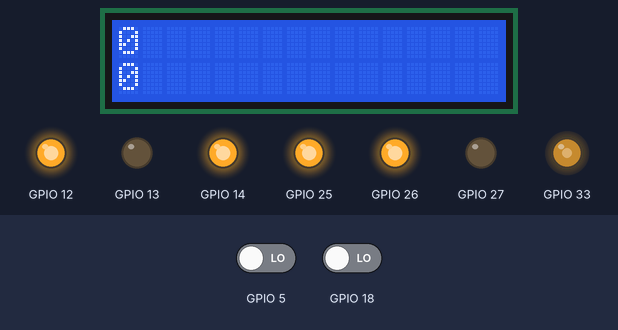
This sketch was run on a simulated ESP32. Shown: 16×2 character LCD, output pins drawn as LEDs (lit = HIGH). Inputs (shaded band) come from the test bench; at power-on: GPIO 5 LOW, GPIO 18 LOW. What the sketch prints to the serial monitor is not drawn.

Above: at 1.3 s.
1.4 s: GPIO 5 driven HIGH
At 3.1 s:
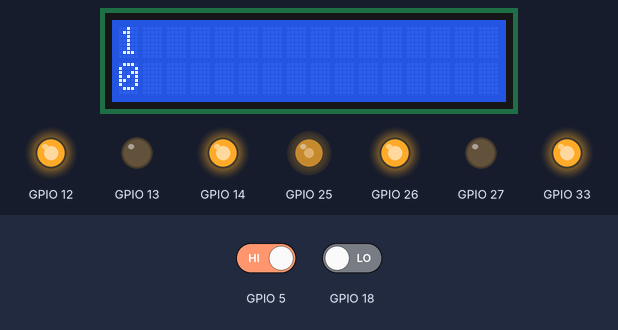
At 4.1 s:
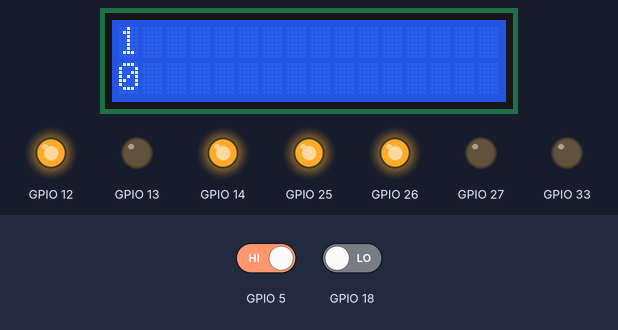
4.4 s: GPIO 18 driven HIGH
At 6.3 s:
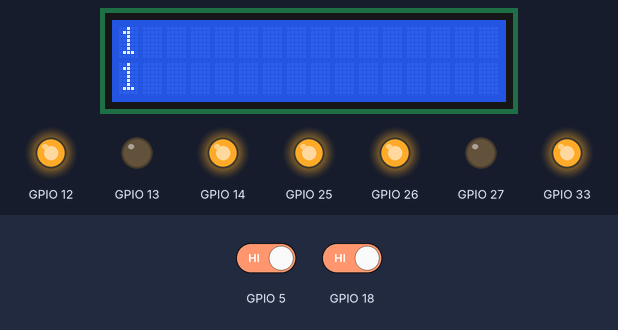
Timing chart, 0 to 13.4 s (numbered marks = the images above; inputs shaded):
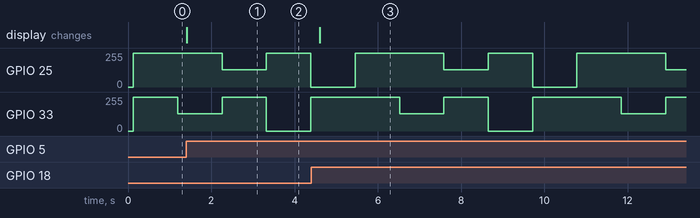

The sketch:

test_compile.ino
```cpp
#include <Arduino.h>
#include <module_driver.hpp>
#include <module_ir.hpp>
#include <module_lcd.hpp>
#include <module_timer.hpp>
#include <module_encoder.hpp>
#include <config.hpp>

portMUX_TYPE mux = portMUX_INITIALIZER_UNLOCKED;

Driver *driver;
IrArray *irArray;
Lcd *lcd;
Timer *timer;
Encoder *encoderL;
Encoder *encoderR;

void setup() {
    Serial.begin(115200);
    driver = new Driver();
    irArray = new IrArray();
    lcd = new Lcd(Config::Ui::Lcd::Address, "Trace Invader", "Get ready!");
    encoderL = new Encoder(mux, Config::Encoder::Pins::LeftA);
    encoderR = new Encoder(mux, Config::Encoder::Pins::RightA);
}

void loop() {
    driver->drive(255,255);
    for(int i = 0; i < 10; i++) {
        lcd->display(String(encoderL->getPulseCount()),
                    String(encoderR->getPulseCount()));
        delay(100);
    }

    driver->drive(255,128);
    for(int i = 0; i < 10; i++) {
        lcd->display(String(encoderL->getPulseCount()),
                    String(encoderR->getPulseCount()));
        delay(100);
    }

    driver->drive(128,255);
    for(int i = 0; i < 10; i++) {
        lcd->display(String(encoderL->getPulseCount()),
                    String(encoderR->getPulseCount()));
        delay(100);
    }

    driver->drive(255,0);
    for(int i = 0; i < 10; i++) {
        lcd->display(String(encoderL->getPulseCount()),
                    String(encoderR->getPulseCount()));
        delay(100);
    }

    driver->drive(0,255);
    for(int i = 0; i < 10; i++) {
        lcd->display(String(encoderL->getPulseCount()),
                    String(encoderR->getPulseCount()));
        delay(100);
    }
}
```

Measured:
- after the input at 1.4 s, the display: changes at once (image 1)
- after the input at 4.4 s, the display: changes after 0.21 s (image 3)
